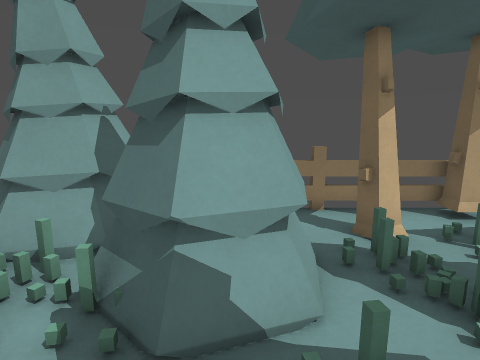
View 1 (above)

24 first-person views from a walk through a 3-D level made in the Godot game engine. The camera is 1.2 m above the floor, tilts 10° down and sees 80° across. The floor is counted in squares, 0.5 m on a side. Each view is taken from the middle of a square. On the plan, view 1 faces up. The plan holds only what a view shows up to about 18 squares ahead; the rest is blank. The place goes on beyond the plan. Surface patterns are stand-ins for the level's own textures.

View 2
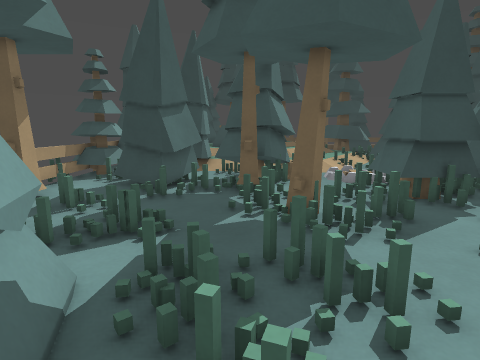

View 3
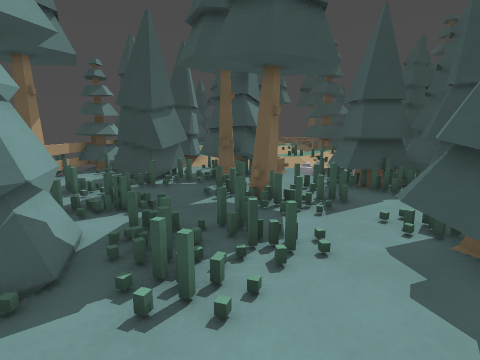

View 4
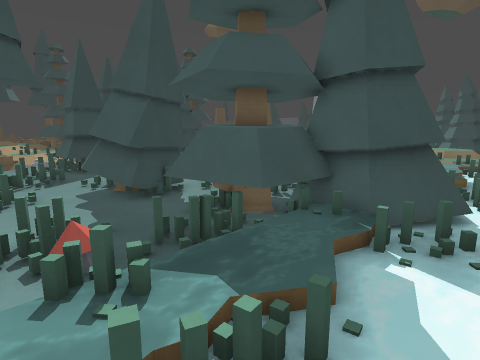

View 5
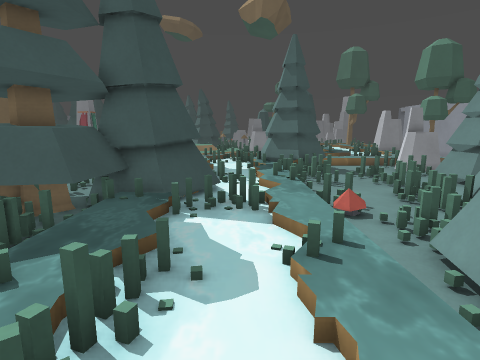

View 6
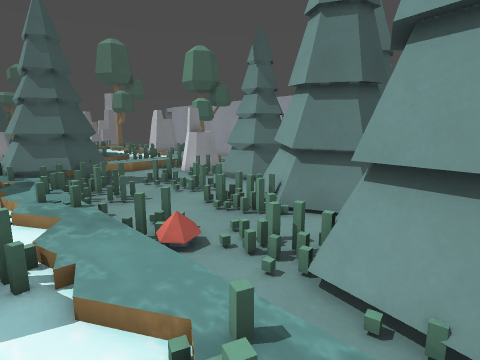

View 7
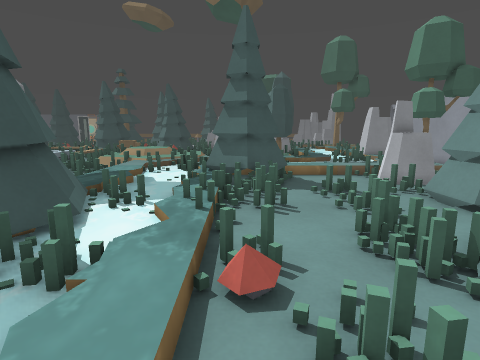

View 8
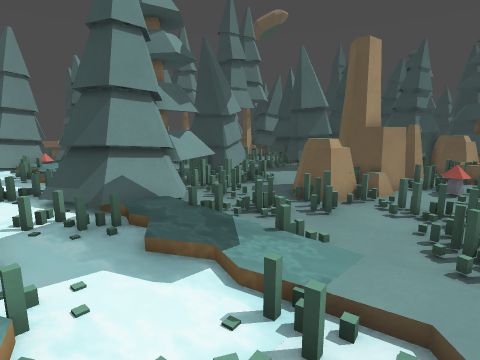

View 9
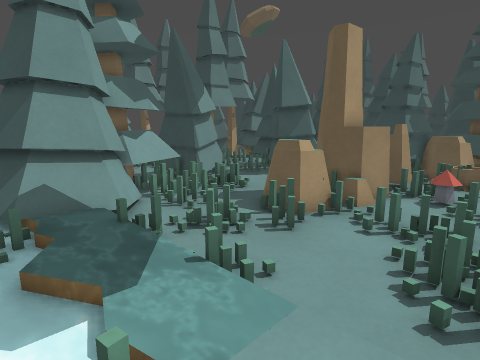

View 10
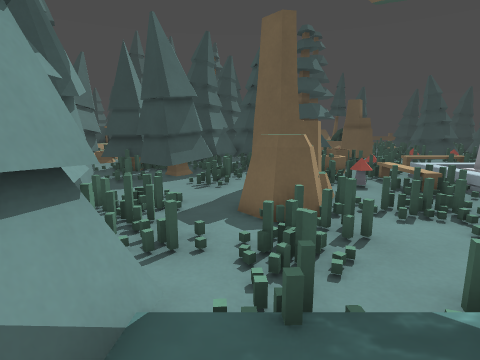

View 11
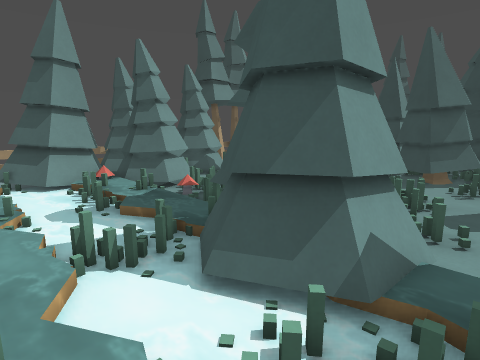

View 12
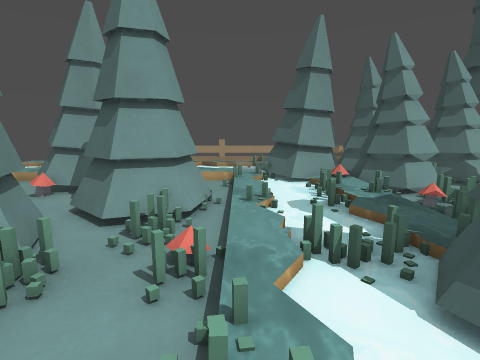

View 13
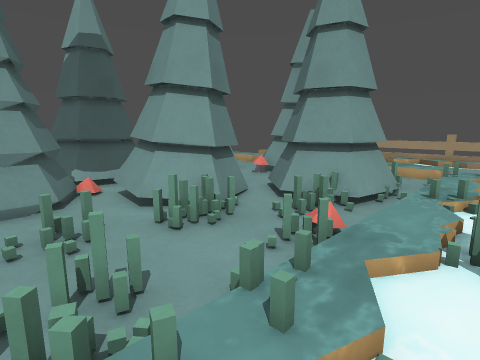

View 14
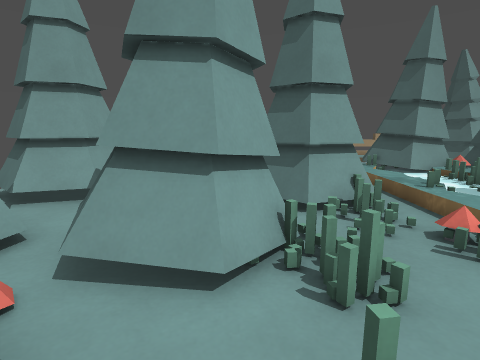

View 15
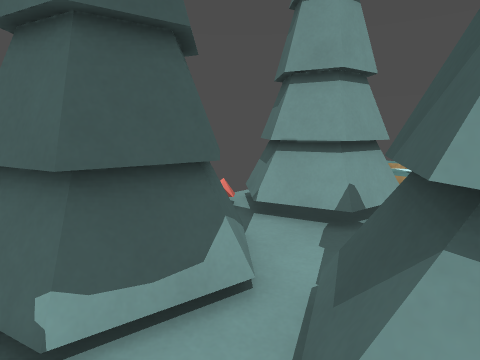

View 16
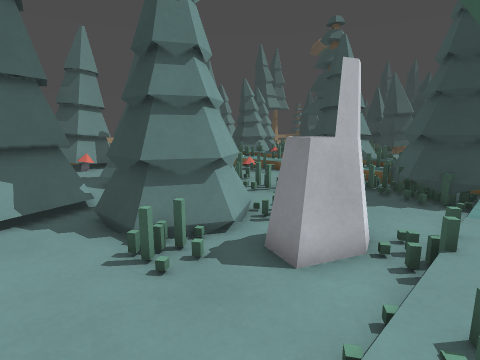

View 17
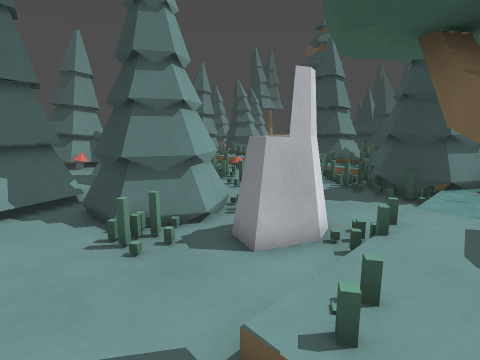

View 18
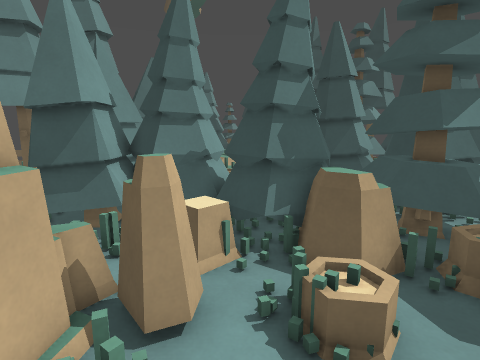

View 19
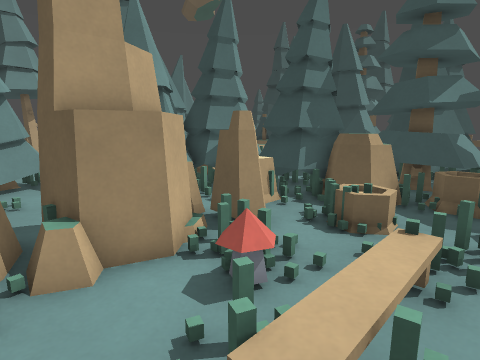

View 20
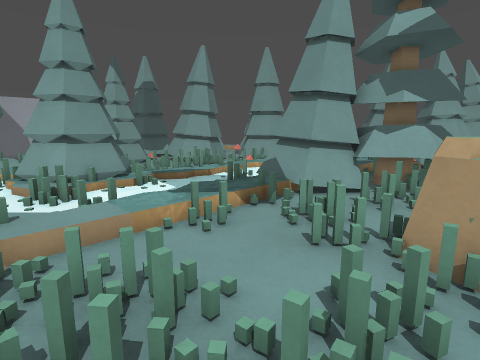

View 21
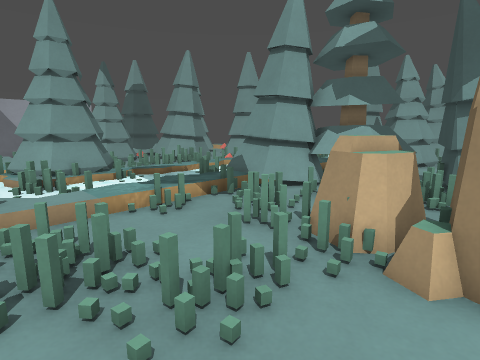

View 22
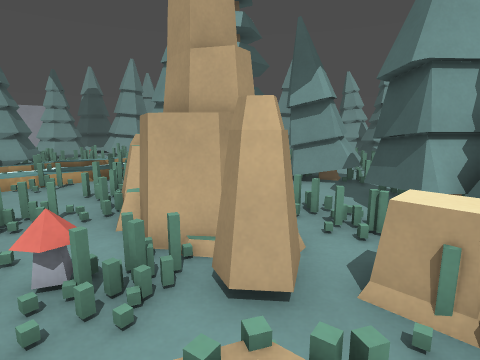

View 23
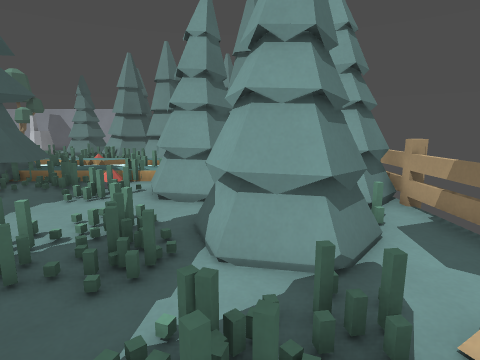

View 24
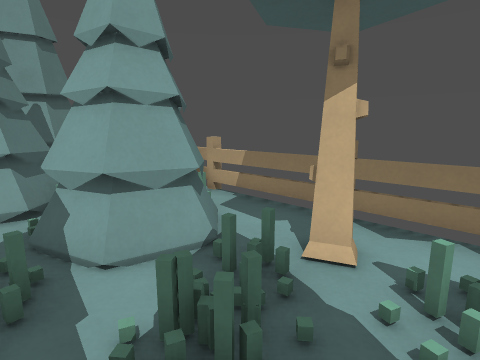

### Floor plan
Key: @ floor where view 1 was taken; # wall or solid block; x gap in a wall; . main floor; : floor 0.25 m higher than the main floor; + floor 0.5 m higher than the main floor; / step, stairs or slope; = window, fence, low wall or low ledge; ~ water the walk can cross; ≈ water the walk keeps out of; ^ raised ledge; F fence; T thing the floor can be seen under or through; O other object.
Columns run from 28 left of view 1 to 11 right of it. Each row starts with its distance up from view 1.
 10              FFF       FFF    #       =
  9              FFF        #FFFFFFFFFF#FFFF
  8                         ###............#
  7                       #####==../:./....O
  6    ~        ~    #### =#######./../..##
  5   ~~        ~~~+:#####.#==####///..//##
  4   ~~~        ..~≈####=########.///.//##
  3    ..##      ..~~=#######=/#=/.//..//###
  2     .####    ..~~~~~≈####..////.....//=#
  1       ###    ..~~~~~~.###..////..////###
  0     # ...     .~~~~~~../..//@/=./=///=##
 -1 ##### ...    #.~~~≈≈≈////...//./##./..##
 -2 =#### ...=####.~~~~~~/////..././///....=
 -3 O.#=... ..T###.~~~~~~./..... =..==//....
 -4   ....=##T =//.~~~~~~/===.####....===O/
 -5   #T..###TT.//.~~~~~~^###=####=...###//
 -6   #TT.###TT/..O~~≈~~~#####=###=//.###
 -7    TT.####//...~~~~#######/##..//####
 -8   ##T.===#/=...~~~#######=//...=######
 -9   #TT==......./~~~=####=#=///...######
-10  ...T###../../.~~~~####///./..//.####
-11  ...T###../..=/~~~~≈≈=../.....////=##
-12  ...####..//.//~~~~~~////.==.=..////#
-13  ....##//.//.//~~~~~~////=#####==.^^#
-14  .....=//...//=~~~~~~../#===#####.^/###
-15  ....=^#....####~:~~~...=///#^^##:./=###
-16  .....##....####~~~~~.....//.../../.=# #
-17   .//////...####≈~~~~....///..=///O/===#
-18  . ##+//+~~~≈###//:/+..///////./..//.. #
-19  . ##+//:~ ~≈~~/:/:/+..////./+++///../ =
-20    x              ///:O/=/..///.///

Positions as (right, up) in squares from view 1, and headings:
1: (0, 0), facing up
2: (-3, 1), facing right
3: (-5, 0), facing right
4: (-11, 0), facing down-right
5: (-11, 2), facing down
6: (-11, -1), facing down-left
7: (-14, -2), facing down
8: (-12, -19), facing up-right
9: (-10, -19), facing up-right
10: (-10, -12), facing right
11: (-13, -12), facing up-right
12: (-13, -12), facing up
13: (-11, -12), facing up-left
14: (-19, -12), facing up
15: (-21, -9), facing up-left
16: (-27, -18), facing up-right
17: (-27, -19), facing up-right
18: (2, -19), facing up-right
19: (-1, -20), facing up-right
20: (-1, -20), facing up-left
21: (1, -20), facing up-left
22: (7, -18), facing up-left
23: (6, 4), facing left
24: (6, 2), facing up-left
